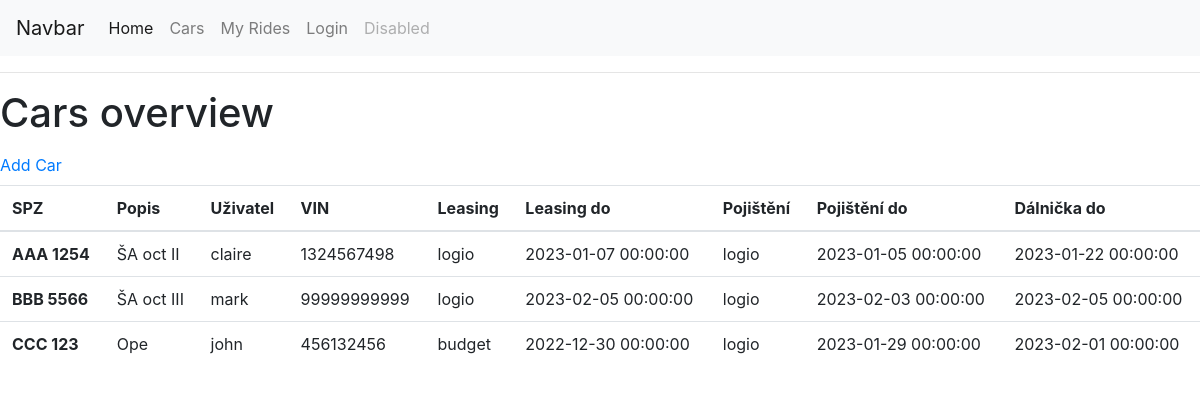
/cars, run on the app's committed database.
### app/models.py (models this page shows, shortened)
class Car(db.Model):
    id = db.Column(db.Integer, primary_key=True)
    SPZ = db.Column(db.String(10), index=True, unique=True)
    description = db.Column(db.String(120), index=True, unique=False)
    VIN = db.Column(db.String(50), index=True, unique=True)
    leasing_company = db.Column(db.String(120), index=True, unique=False, nullable=True)
    leased_until = db.Column(db.DateTime,index=True, nullable=True)
    insurance_company = db.Column(db.String(120), index=True, unique=False, nullable=True)
    insured_until = db.Column(db.DateTime,index=True, nullable=True)
    highway = db.Column(db.DateTime, nullable=True)
    user_id = db.Column(db.Integer, db.ForeignKey('user.id'), nullable=True)

class User(db.Model):
    id = db.Column(db.Integer, primary_key=True)
    username = db.Column(db.String(64), index=True, unique=True)
    email = db.Column(db.String(120), index=True, unique=True)
    password_hash = db.Column(db.String(128))
    cars = db.relationship("Car", backref="car_user", lazy=True)

### app/routes.py (the view)
@app.route("/cars")
def cars():
    cars = Car.query.all()
    return render_template("cars.html", title="Cars", cars= cars)

### app/templates/cars.html
{% extends "base.html" %}
{% block content %}
    <h1>Cars overview</h1>
    <ul class="navbar-nav">
        <li class="nav-item active">
          <a class="nav-link" href="/addcar">Add Car <span class="sr-only">(current)</span></a>
        </li>
    </ul>
    <div class= "cartable">
      <table class="table">
        <thead>
          <tr>
            <th scope="col">SPZ</th>
            <th scope="col">Popis</th>
            <th scope="col">Uživatel</th>
            <th scope="col">VIN</th>
            <th scope="col">Leasing</th>
            <th scope="col">Leasing do</th>
            <th scope="col">Pojištění</th>
            <th scope="col">Pojištění do</th>
            <th scope="col">Dálnička do</th>
          </tr>
        </thead>
        <tbody>
          {% for car in cars %}
          <tr>
            <th scope="row">{{car.SPZ}}</th>
            <td>{{car.description}}</td>
            <td>{{car.car_user.username}}</td>
            <td>{{car.VIN}}</td>
            <td>{{car.leasing_company}}</td>
            <td>{{car.leased_until}}</td>
            <td>{{car.insurance_company}}</td>
            <td>{{car.insured_until}}</td>
            <td>{{car.highway}}</td>
          </tr>
          {% endfor %}
        </tbody>
    </div>
{% endblock %}

### app/templates/base.html (shortened to what this page needs)
<html lang="en">
<head>
    <link rel="stylesheet" href="https://cdn.jsdelivr.net/npm/bootstrap@4.3.1/dist/css/bootstrap.min.css"></link>
</head>
<body>
<nav class="navbar navbar-expand-lg navbar-light bg-light">
  <a class="navbar-brand" href="#">Navbar</a>
  <div class="collapse navbar-collapse" id="navbarNav">
    <ul class="navbar-nav">
      <li class="nav-item active">
        <a class="nav-link" href="/">Home <span class="sr-only">(current)</span></a>
      </li>
      <li class="nav-item">
        <a class="nav-link" href="/cars">Cars</a>
      </li>
      <li class="nav-item">
        <a class="nav-link" href="#">My Rides</a>
      </li>
      <li class="nav-item">
        <a class="nav-link" href="/login">Login</a>
      </li>
      <li class="nav-item">
        <a class="nav-link disabled" href="#" tabindex="-1" aria-disabled="true">Disabled</a>
      </li>
    </ul>
  </div>
</nav>
<hr>
    {% block content %}{% endblock %}
</body>
</html>

### data on the page
Car: SPZ "AAA 1254", description "ŠA oct II", car_user.username "claire", VIN "1324567498", leasing_company "logio", leased_until "2023-01-07 00:00:00", insurance_company "logio", insured_until "2023-01-05 00:00:00", highway "2023-01-22 00:00:00"
Car: SPZ "BBB 5566", description "ŠA oct III", car_user.username "mark", VIN "99999999999", leasing_company "logio", leased_until "2023-02-05 00:00:00", insurance_company "logio", insured_until "2023-02-03 00:00:00", highway "2023-02-05 00:00:00"
Car: SPZ "CCC 123", description "Ope", car_user.username "john", VIN "456132456", leasing_company "budget", leased_until "2022-12-30 00:00:00", insurance_company "logio", insured_until "2023-01-29 00:00:00", highway "2023-02-01 00:00:00"
